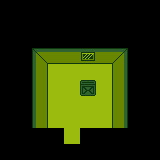

Below is a game level as drawn by its tile map, then a one-line description and the .tmx file that defines it, in full:
An orthogonal 10x10 tile map with 16x16 px tiles, 4 tile layers (ground, Tile Layer 3, collisions, Tile Layer 4) and 2 objects.

<map version="1.2" tiledversion="1.2.4" orientation="orthogonal" renderorder="right-down" width="10" height="10" tilewidth="16" tileheight="16" infinite="0" nextlayerid="6" nextobjectid="6">
 <tileset firstgid="1" name="ww2tileset" tilewidth="16" tileheight="16" tilecount="132" columns="12">
  <image source="../assets/rpg/ww2tileset.png" trans="003039" width="192" height="176" />
 </tileset>
 <layer id="1" name="ground" width="10" height="10">
  <data encoding="csv">
0,0,0,0,0,0,0,0,0,0,
0,0,0,0,0,0,0,0,0,0,
0,0,0,0,0,0,0,0,0,0,
0,0,13,13,13,13,13,13,0,0,
0,0,13,13,13,13,13,13,0,0,
0,0,13,13,13,13,13,13,0,0,
0,0,13,13,13,13,13,13,0,0,
0,0,13,13,13,13,13,13,0,0,
0,0,0,0,13,0,0,0,0,0,
0,0,0,0,0,0,0,0,0,0
</data>
 </layer>
 <layer id="4" name="Tile Layer 3" width="10" height="10">
  <data encoding="csv">
0,0,0,0,0,0,0,0,0,0,
0,0,0,0,0,0,0,0,0,0,
0,0,0,0,0,0,0,0,0,0,
0,0,0,0,0,0,0,0,0,0,
0,0,0,0,0,0,0,0,0,0,
0,0,0,0,0,0,0,0,0,0,
0,0,0,0,0,0,0,0,0,0,
0,0,0,0,0,0,0,0,0,0,
0,0,0,0,0,0,0,0,0,0,
0,0,0,0,0,0,0,0,0,0
</data>
 </layer>
 <layer id="2" name="collisions" width="10" height="10">
  <data encoding="csv">
0,0,0,0,0,0,0,0,0,0,
0,0,0,0,0,0,0,0,0,0,
0,0,0,0,0,0,0,0,0,0,
0,0,73,61,61,62,61,74,0,0,
0,0,85,0,0,0,0,86,0,0,
0,0,85,0,0,99,0,86,0,0,
0,0,85,0,0,0,0,86,0,0,
0,0,85,0,0,0,0,86,0,0,
0,0,0,0,0,0,0,0,0,0,
0,0,0,0,0,0,0,0,0,0
</data>
 </layer>
 <layer id="5" name="Tile Layer 4" width="10" height="10">
  <data encoding="csv">
0,0,0,0,0,0,0,0,0,0,
0,0,0,0,0,0,0,0,0,0,
0,0,0,0,0,0,0,0,0,0,
0,0,0,0,0,0,0,0,0,0,
0,0,0,0,0,0,0,0,0,0,
0,0,0,0,0,0,0,0,0,0,
0,0,0,0,0,0,0,0,0,0,
0,0,0,0,0,0,0,0,0,0,
0,0,0,0,0,0,0,0,0,0,
0,0,0,0,0,0,0,0,0,0
</data>
 </layer>
 <objectgroup id="3" name="interactions">
  <object id="1" gid="99" x="80" y="96" width="16" height="16">
   <properties>
    <property name="destinationX" type="int" value="9" />
    <property name="destinationY" type="int" value="2" />
    <property name="exit" type="int" value="0" />
    <property name="facing" value="down" />
   </properties>
  </object>
  <object id="2" gid="98" x="64" y="144" width="16" height="16">
   <properties>
    <property name="destinationX" type="int" value="144" />
    <property name="destinationY" type="int" value="32" />
    <property name="exit" type="int" value="0" />
    <property name="facing" value="down" />
   </properties>
  </object>
 </objectgroup>
</map>
